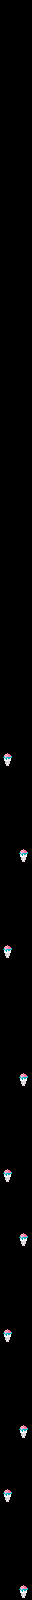

This is a level from a 2D game, rendered from its Tiled map with the project's own tilesets. A one-line summary and the complete map file follow:
An orthogonal 2x50 tile map with 16x32 px tiles, 1 tile layer (Tile Layer 1).

<map version="1.8" tiledversion="1.8.5" orientation="orthogonal" renderorder="right-down" width="2" height="50" tilewidth="16" tileheight="32" infinite="0" nextlayerid="2" nextobjectid="1">
 <tileset firstgid="1" source="tiles.tsx" />
 <layer id="1" name="Tile Layer 1" width="2" height="50">
  <data encoding="csv">
0,0,
0,0,
0,0,
0,0,
0,0,
0,0,
0,0,
0,0,
0,0,
0,0,
0,0,
0,0,
0,0,
0,0,
0,0,
0,0,
0,0,
0,0,
0,0,
0,0,
0,0,
0,0,
0,0,
3,0,
0,0,
0,0,
0,3,
0,0,
0,0,
3,0,
0,0,
0,0,
0,0,
0,3,
0,0,
0,0,
3,0,
0,0,
0,3,
0,0,
0,0,
3,0,
0,0,
0,0,
0,3,
0,0,
3,0,
0,0,
0,0,
0,3
</data>
 </layer>
</map>
